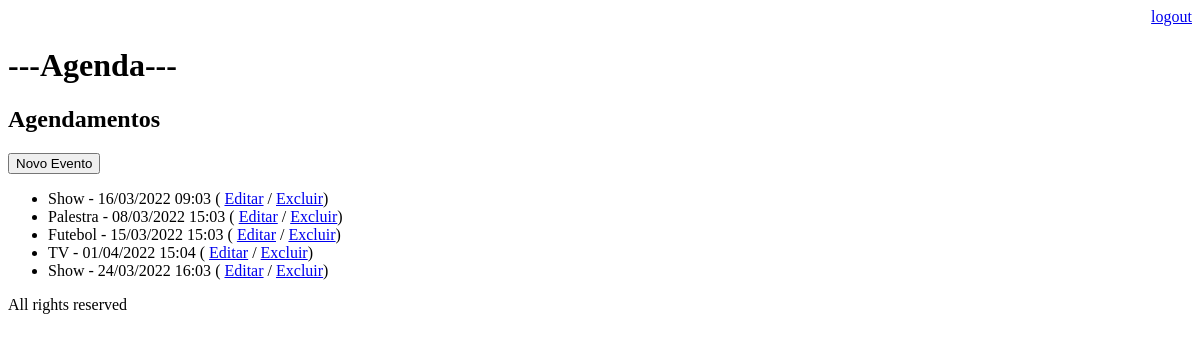
The page /agenda/ (signed in) on the database as committed earlier.
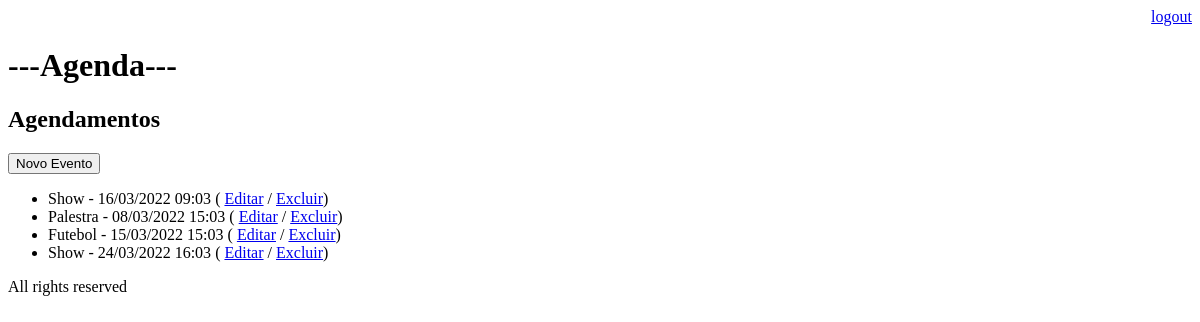
The same page on the database as committed later.
### core/models.py (models this page shows, shortened)
class Evento(models.Model):
    titulo = models.CharField(max_length=100)
    descricao = models.TextField(blank=True, null=True)
    data_evento = models.DateTimeField()
    data_criacao = models.DateTimeField(auto_now=True)
    usuario = models.ForeignKey(User, on_delete=models.CASCADE)
    class Meta:
        db_table = 'evento'
    def get_data_evento(self):
        return self.data_evento.strftime('%d/%m/%Y %H:%m')

### core/views.py (the view)
# urls.py: path('agenda/', views.lista_eventos),
@login_required(login_url='/login/')
def lista_eventos(request):
    usuario = request.user
    evento = Evento.objects.filter(usuario=usuario)
    dados = {'eventos': evento}
    return render(request, 'agenda.html', dados)

### templates/agenda.html
{% extends "model-page.html" %}
   {% block content %}
        <h2>Agendamentos</h2>
        <a href="evento/">
            <button type="button">Novo Evento</button>
        </a>
        <ul>
            {% for evento in eventos %}
                <li>{{ evento.titulo }} - {{evento.get_data_evento}}
                    ( <a href="evento/?id={{evento.id}}">Editar</a> / <a href="evento/delete/{{evento.id}}/">Excluir</a>)
                </li>
            {% endfor %}
        </ul>
    {% endblock %}

Rows that differ between the two databases and show on the page:
removed Evento: titulo "TV", get_data_evento "01/04/2022 15:04"
